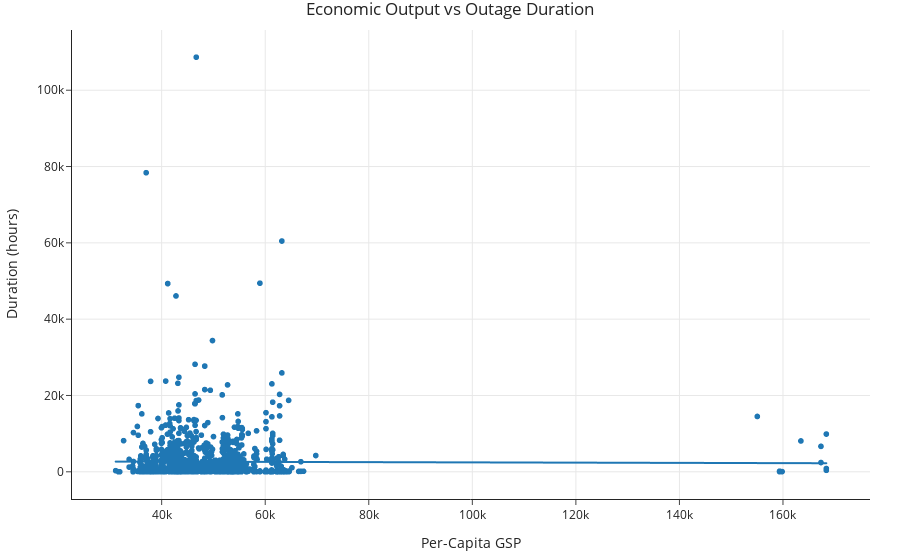

The notebook cell saved with this chart:
### Markdown cell above
### Bivariate Analysis

The scatterplots below examine how outage severity relates to state-level economic strength. There is a weak negative trend: higher-GDP states appear to experience slightly shorter outages and fewer customers affected, although the relationship is noisy. The boxplot comparing outage duration across economic quartiles provides clearer structure, suggesting that lower-income states may indeed experience longer outages on average.

#### 1. Economic Output vs Outage Duration

### Code cell
fig4 = px.scatter(
    df_clean,
    x='PC.REALGSP.STATE',
    y='final_duration',
    trendline='ols',
    title="Economic Output vs Outage Duration",
    labels={'PC.REALGSP.STATE': 'Per-Capita GSP', 'final_duration': 'Duration (hours)'}
)
fig4.show()

### Figure 1 — Plotly figure (JSON) as saved in the notebook; plotly's stock layout.template omitted (floating-point values rounded to 4 significant figures; data arrays with more than 128 entries replaced by an {"elided": "..."} marker saying what was removed)
{"data": [{"hovertemplate": "Per-Capita GSP=%{x}<br>Duration (hours)=%{y}<extra></extra>", "legendgroup": "", "marker": {"color": "#1F77B4", "symbol": "circle"}, "mode": "markers", "name": "", "showlegend": false, "type": "scattergl", "x": {"elided": "1534 int values"}, "xaxis": "x", "y": {"elided": "1534 int values"}, "yaxis": "y"}, {"hovertemplate": "<b>OLS trendline</b><br>final_duration = -0.00319255 * PC.REALGSP.STATE + 2783.07<br>R<sup>2</sup>=0.000040<br><br>Per-Capita GSP=%{x}<br>Duration (hours)=%{y} <b>(trend)</b><extra></extra>", "legendgroup": "", "marker": {"color": "#1F77B4", "symbol": "circle"}, "mode": "lines", "name": "", "showlegend": false, "type": "scattergl", "x": {"elided": "1476 int values"}, "xaxis": "x", "y": {"elided": "1476 float values"}, "yaxis": "y"}], "layout": {"autosize": true, "legend": {"tracegroupgap": 0}, "title": {"text": "Economic Output vs Outage Duration"}, "xaxis": {"anchor": "y", "autorange": true, "domain": [0, 1], "range": [22850.0, 176600.0], "title": {"text": "Per-Capita GSP"}, "type": "linear"}, "yaxis": {"anchor": "x", "autorange": true, "domain": [0, 1], "range": [-7959.0, 116600.0], "title": {"text": "Duration (hours)"}, "type": "linear"}}}
